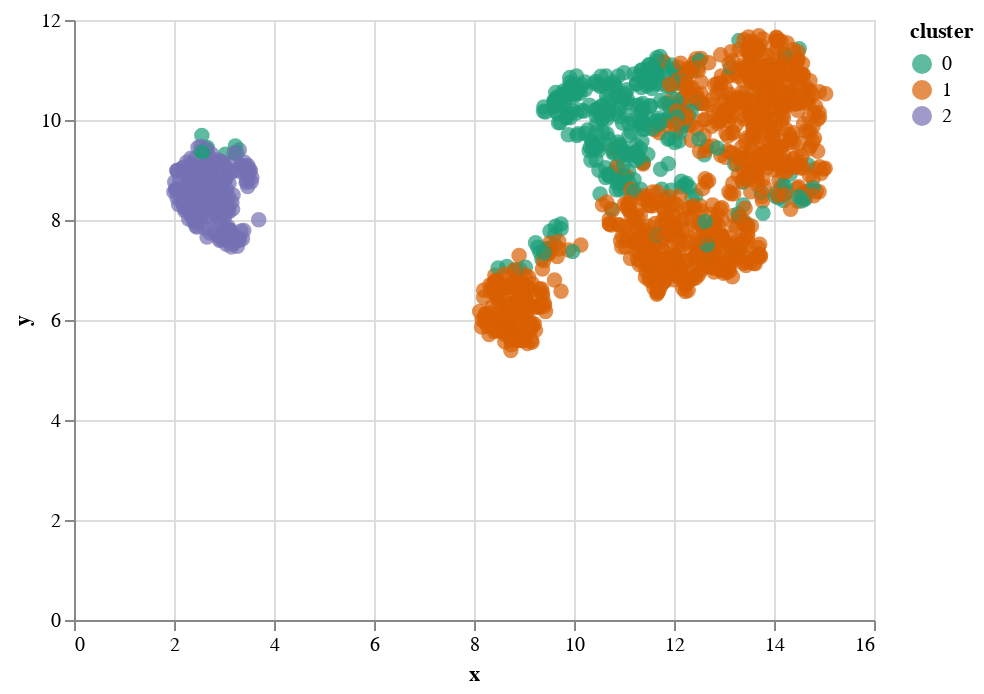

The notebook cell saved with this chart:
### Code cell
#Putting our data into a interactive graph
alt.Chart(vis_data).mark_circle(size=60).encode(
    x='x',
    y='y',
    tooltip=['Gender', 'MonthlyIncome'],
    color=alt.Color('cluster:N', scale=alt.Scale(scheme='dark2')) #use N after the var to tell altair that it's categorical
).interactive()

### Figure 1 — Vega-Lite specification as saved in the notebook (floating-point values rounded to 4 significant figures; data arrays with more than 128 entries replaced by an {"elided": "..."} marker saying what was removed)
{"config": {"view": {"continuousWidth": 400, "continuousHeight": 300}}, "data": {"name": "data-176194d980890cd122d6480cf276303f"}, "mark": {"type": "circle", "size": 60}, "encoding": {"color": {"field": "cluster", "scale": {"scheme": "dark2"}, "type": "nominal"}, "tooltip": [{"field": "Gender", "type": "quantitative"}, {"field": "MonthlyIncome", "type": "quantitative"}], "x": {"field": "x", "type": "quantitative"}, "y": {"field": "y", "type": "quantitative"}}, "selection": {"selector011": {"type": "interval", "bind": "scales", "encodings": ["x", "y"]}}, "$schema": "https://vega.github.io/schema/vega-lite/v4.17.0.json", "datasets": {"data-176194d980890cd122d6480cf276303f": {"elided": "1470 records"}}}
